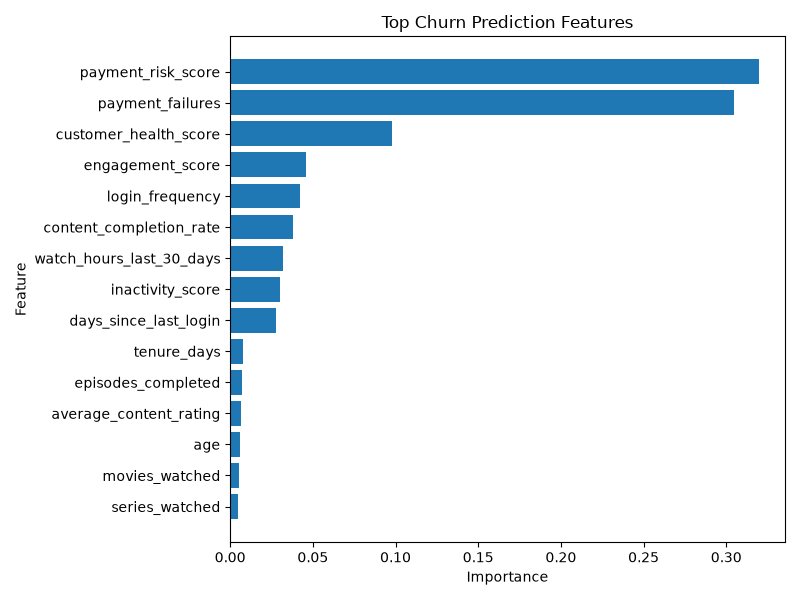

Write the Python code that produced this figure.
import pandas as pd
import matplotlib.pyplot as plt


importance = pd.read_csv(
    "feature_importance.csv"
)


top_features = importance.head(15)


plt.figure(figsize=(8,6))


plt.barh(
    top_features["Feature"],
    top_features["Importance"]
)


plt.xlabel(
    "Importance"
)

plt.ylabel(
    "Feature"
)

plt.title(
    "Top Churn Prediction Features"
)


plt.gca().invert_yaxis()


plt.tight_layout()

plt.savefig(
    "feature_importance_plot.png"
)

plt.show()
